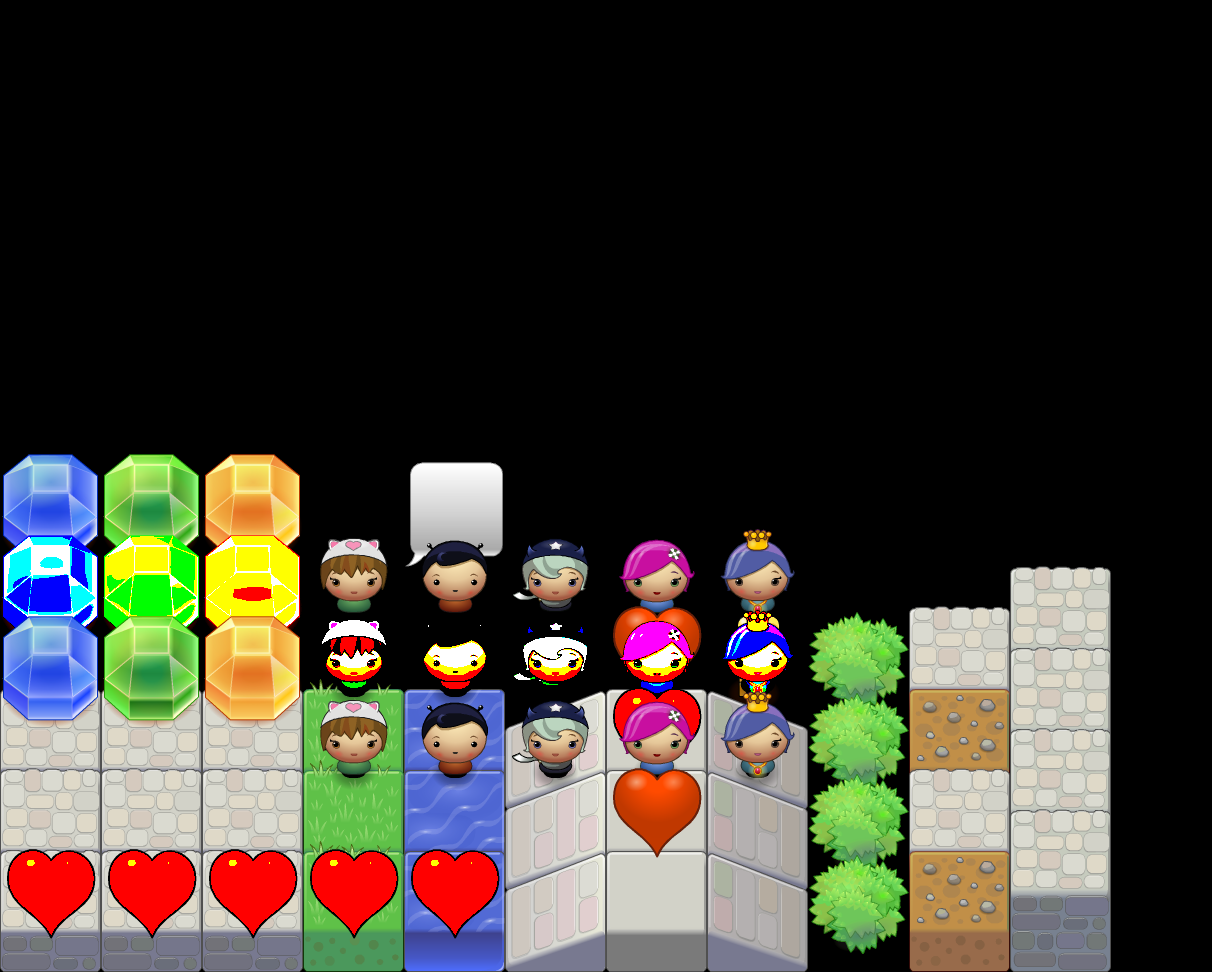

A level layout from a 2D game, rendered from its tile map. Below: a short description, then the map file with tile-grid data replaced by summaries:
An orthogonal 12x12 tile map with 101x81 px tiles, 3 tile layers (Layer 0, Layer 1, Layer 2), 2 tilesets.

<map version="1.0" orientation="orthogonal" width="12" height="12" tilewidth="101" tileheight="81">
 <tileset firstgid="1" name="Untitled" tilewidth="101" tileheight="171" spacing="2" margin="2">
  <image source="ortho-test1.png" />
 </tileset>
 <tileset firstgid="46" name="tileset2" tilewidth="101" tileheight="171" spacing="2" margin="2">
  <image source="ortho-test1_bw.png" />
 </tileset>
 <layer name="Layer 0" width="12" height="12">
  <data>[144 cells, 47 non-empty, 20 distinct tile ids]</data>
 </layer>
 <layer name="Layer 1" width="12" height="12">
  <data>[144 cells, 14 non-empty, 9 distinct tile ids]</data>
 </layer>
 <layer name="Layer 2" width="12" height="12">
  <data>[144 cells, 9 non-empty, 9 distinct tile ids]</data>
 </layer>
</map>
